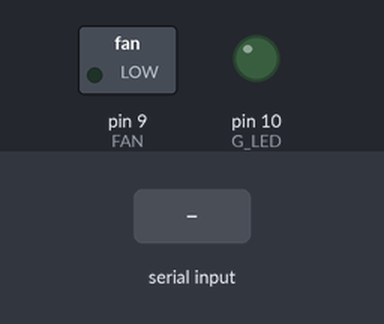
Recording of a sketch running on a simulated Arduino Uno, built with avr-gcc and run on an emulated ATmega328P. Shown: switched loads named in the sketch (green lamp = pin HIGH), output pins drawn as LEDs (lit = HIGH). Inputs (shaded band) come from the test bench.

Above: at 1.2 s.
1.3 s: "1" received over Serial
At 2.3 s:
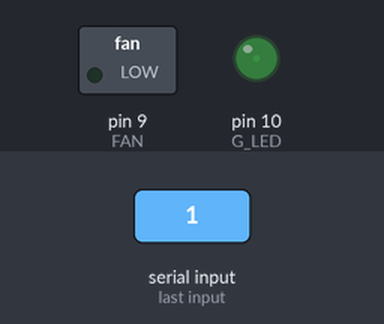
2.8 s: "3" received over Serial
At 3.4 s:
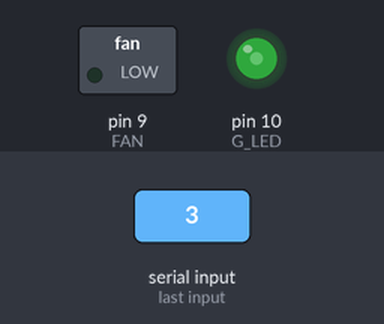
4.3 s: "4" received over Serial
At 4.6 s:
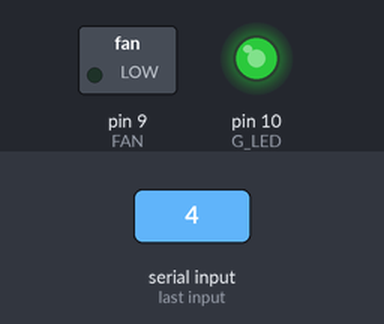
5.8 s: "5" received over Serial
At 6.9 s:
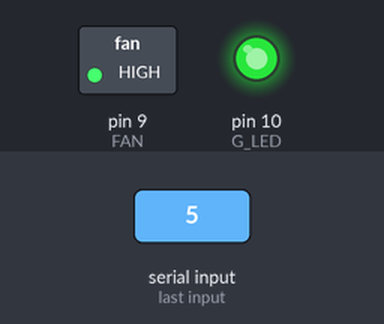
Timing chart, 0 to 8.3 s (numbered marks = the images above; inputs shaded):
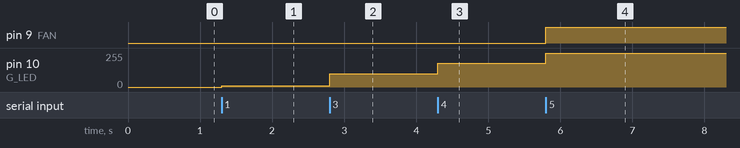

The sketch:

Arduino.ino
```cpp
//infinite Xpro
//This code is to control the speed of a DC motor by a potentiometer using l298n driver
//We read the value from the analog input, calibrate it then inject to the module

int G_LED = 10;        //Declaring where our module is wired
int FAN = 9;


void setup() {
  pinMode(9, OUTPUT);
  pinMode(10, OUTPUT);
  Serial.begin(9600);
}


void loop() {

  int data= Serial.read();
  if (data=='0'){
    analogWrite(G_LED,0);
    digitalWrite(FAN,LOW);

   }if (data=='1'){
    analogWrite(G_LED,10);
    digitalWrite(FAN,LOW);
   }if (data=='2'){
    analogWrite(G_LED,50);
    digitalWrite(FAN,LOW);
   }if (data=='3'){
    analogWrite(G_LED,100);
    digitalWrite(FAN,LOW);
   }if (data=='4'){
    analogWrite(G_LED,180);
    digitalWrite(FAN,LOW);
   }if (data=='5'){
    analogWrite(G_LED,255);
    digitalWrite(FAN,HIGH);
   }
}
```

Measured:
- after the input at 1.3 s, pin 10 (G_LED): 0/255 → 10/255 at once
- after the input at 2.8 s, pin 10 (G_LED): 10/255 → 100/255 at once
- after the input at 4.3 s, pin 10 (G_LED): 100/255 → 180/255 at once
- after the input at 5.8 s, pin 9 (FAN): LOW → HIGH at once; pin 10 (G_LED): 180/255 → 255/255 at once
